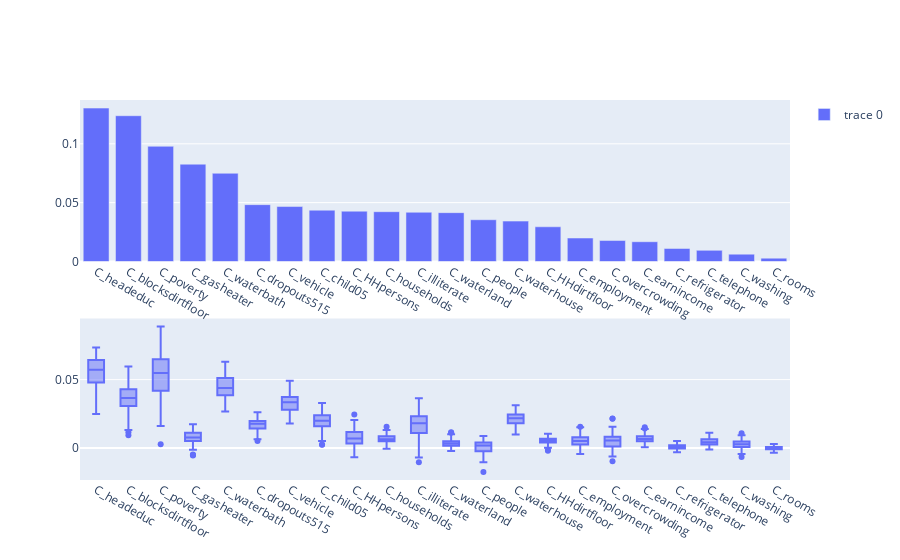

Write notebook code for a chart like this one.
### Markdown cell above
Our model performs in a decent way on this variable and can often predict what households will get garbage collection from the census data. In the following, we will analyse how important the different features were in the prediction.

### Code cell
plot_feature_importance(df_survey_train, df_survey_test, df_census_train, df_census_test, GradientBoostingRegressor(), ['S_garbage'])

### Figure 1 — Plotly figure (JSON) as saved in the notebook; plotly's stock layout.template omitted (floating-point values rounded to 4 significant figures; data arrays with more than 128 entries replaced by an {"elided": "..."} marker saying what was removed)
{"data": [{"type": "bar", "x": ["C_headeduc", "C_blocksdirtfloor", "C_poverty", "C_gasheater", "C_waterbath", "C_dropouts515", "C_vehicle", "C_child05", "C_HHpersons", "C_households", "C_illiterate", "C_waterland", "C_people", "C_waterhouse", "C_HHdirtfloor", "C_employment", "C_overcrowding", "C_earnincome", "C_refrigerator", "C_telephone", "C_washing", "C_rooms"], "xaxis": "x", "y": [0.1303, 0.1238, 0.09787, 0.08267, 0.07494, 0.04828, 0.04669, 0.04358, 0.04274, 0.04232, 0.04182, 0.04148, 0.03547, 0.03431, 0.02949, 0.01995, 0.01782, 0.01681, 0.01107, 0.009467, 0.006233, 0.002825], "yaxis": "y"}, {"alignmentgroup": "True", "hovertemplate": "variable=%{x}<br>value=%{y}<extra></extra>", "legendgroup": "", "marker": {"color": "#636efa"}, "name": "", "notched": false, "offsetgroup": "", "orientation": "v", "showlegend": false, "type": "box", "x": {"elided": "2200 str values"}, "x0": " ", "xaxis": "x2", "y": {"elided": "2200 float values"}, "y0": " ", "yaxis": "y2"}], "layout": {"autosize": true, "xaxis": {"anchor": "y", "autorange": true, "domain": [0, 1], "range": [-0.5, 21.5], "type": "category"}, "xaxis2": {"anchor": "y2", "autorange": true, "domain": [0, 1], "range": [-0.5, 21.5], "type": "category"}, "yaxis": {"anchor": "x", "autorange": true, "domain": [0.575, 1], "range": [0, 0.1372], "type": "linear"}, "yaxis2": {"anchor": "x2", "autorange": true, "domain": [0, 0.425], "range": [-0.02338, 0.09467], "type": "linear"}}}
